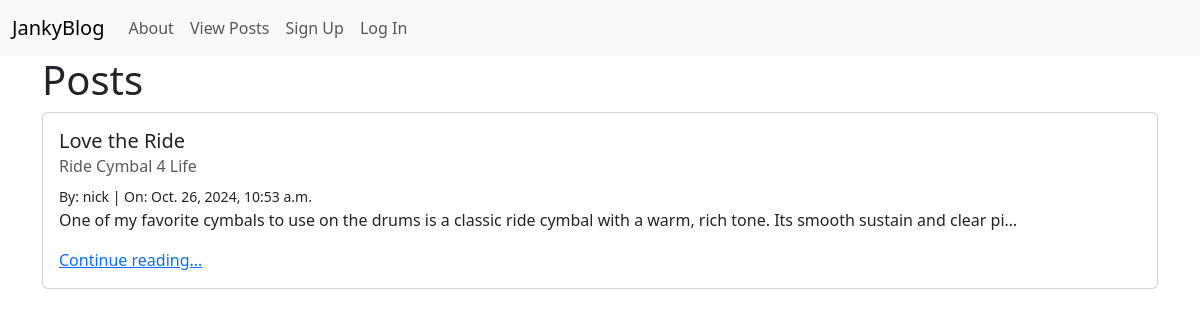
The app's page /posts/, older data.
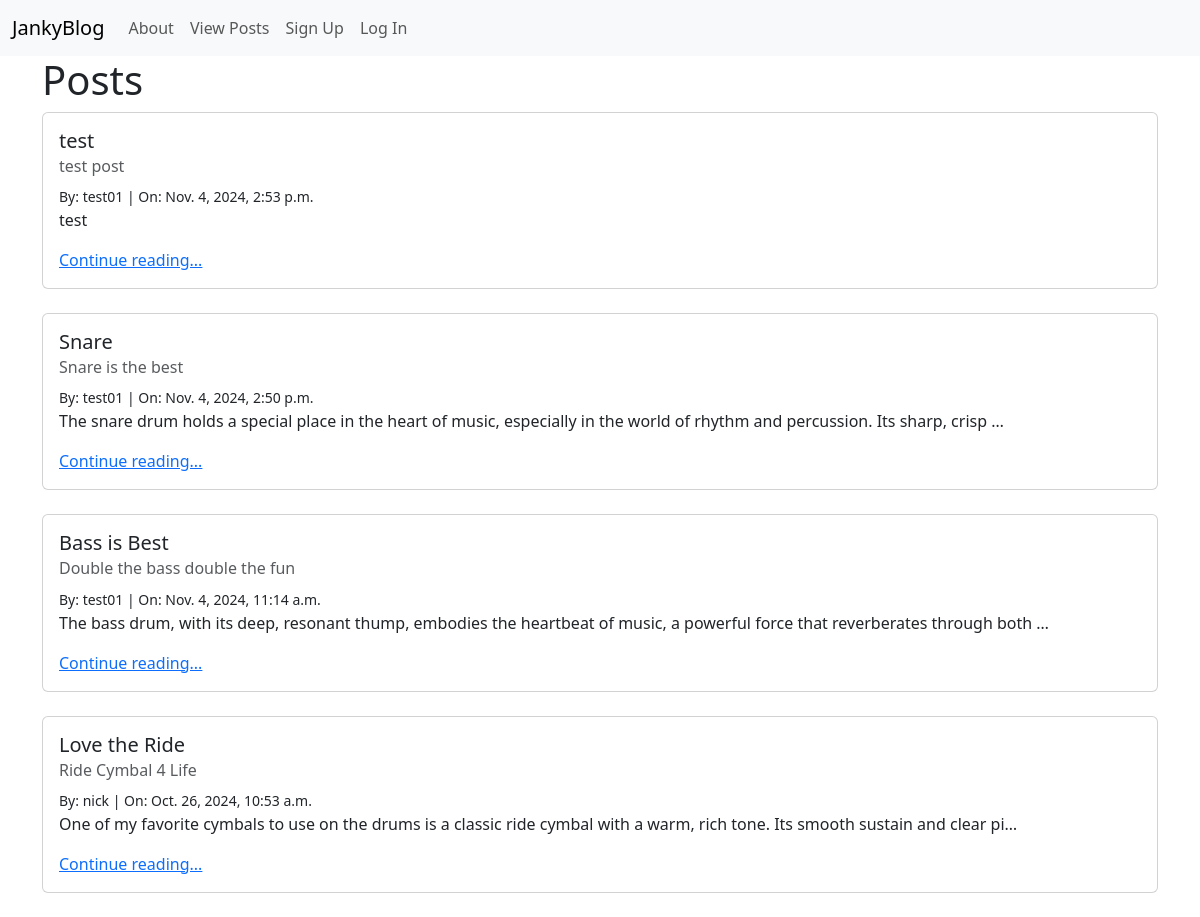
The same page, newer data.
### posts/models.py (models this page shows, shortened)
class Post(models.Model):
    title = models.CharField(max_length=128)
    subtitle = models.CharField(max_length=256)
    body = models.TextField()
    author = models.ForeignKey(
        get_user_model(),
        on_delete=models.CASCADE
    )
    status = models.ForeignKey(
        Status,
        on_delete=models.CASCADE
    )
    created_on = models.DateTimeField(auto_now_add=True)

### posts/views.py (the view)
# urls.py: path("", views.PostListView.as_view(), name="list"),
class PostListView(ListView):
    template_name = "posts/list.html"
    model = Post
    def get_context_data(self, **kwargs):
        context = super(). get_context_data(**kwargs)
        pub_status = Status.objects.get(name="published")
        context["post_list"] = (
            Post.objects
            .filter(status=pub_status)
            .order_by("created_on").reverse()
        )
        return context

### templates/posts/list.html (shortened to what this page needs)
{% extends 'base.html' %}
{% block content %}
<h1>Posts</h1>
{% for post in post_list %}
<div class="card">
    <div class="card-body">
        <h5 class="card-title">{{ post.title }} </h5>
        <h6 class="card-subtitle mb-2 text-muted">{{ post.subtitle}} </h6>
        <small>By: {{ post.author }} | On: {{ post.created_on }} </small>
        <p class="card-text">{{ post.body|truncatechars:128 }}</p>
        <a href="{% url 'detail' post.id %}" class="card-link">Continue reading...</a>
    </div>
</div>
<br />
{% endfor %}
{% endblock content %}

### templates/base.html (shortened to what this page needs)
{% load static %}
<!DOCTYPE html>
<html lang="en">
<head>
    <link href="https://cdn.jsdelivr.net/npm/bootstrap@5.3.3/dist/css/bootstrap.min.css" rel="stylesheet"
>
    <link rel="stylesheet" href="{% static '/css/base.css' %}">
</head>
<body>
    <nav class="navbar navbar-expand-lg bg-body-tertiary">
        <div class="container-fluid">
            <a class="navbar-brand" href="{% url 'home' %}">JankyBlog</a>
            <div class="collapse navbar-collapse" id="navbarNavAltMarkup">
                <div class="navbar-nav me-auto mb-2 mb-lg-0">
                    <a class="nav-link" href="{% url 'about' %}">About</a>
                    <a class="nav-link" href="{% url 'list' %}">View Posts</a>
                    {% if user.is_authenticated %}
                    <a class="nav-link" href="{% url 'new' %}">New Post</a>
                    <form method="POST" action="{% url 'logout' %}">
                        {% csrf_token %}
                        <input type="submit" class="nav-link" value="Log Out">
                    </form>
                    {% else %}
                    <a class="nav-link" href="{% url 'signup' %}">Sign Up</a>
                    <a class="nav-link" href="{% url 'login' %}">Log In</a>
                    {% endif %}
                </div>
            </div>
        </div>
    </nav>
    <div class="container">
        {% block content %}{% endblock content %}
    </div>
</body>
</html>

Row changes from the older to the newer data that the page shows:
added Post: title "test", subtitle "test post", author "test01", created_on "Nov. 4, 2024, 2:53 p.m.", body "test"
added Post: title "Snare", subtitle "Snare is the best", author "test01", created_on "Nov. 4, 2024, 2:50 p.m.", body "The snare drum holds a special place in the heart of music, especially in the world of rhythm and percussion. Its sharp, crisp …"
added Post: title "Bass is Best", subtitle "Double the bass double the fun", author "test01", created_on "Nov. 4, 2024, 11:14 a.m.", body "The bass drum, with its deep, resonant thump, embodies the heartbeat of music, a powerful force that reverberates through both …"
